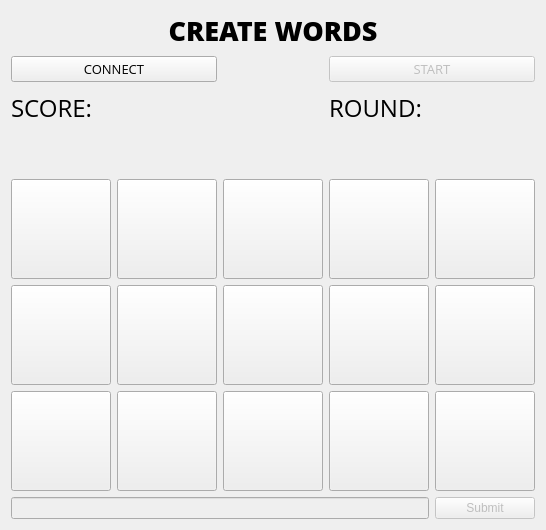
<?xml version="1.0" encoding="UTF-8"?>
<ui version="4.0">
 <class>Window</class>
 <widget class="QWidget" name="Window">
  <property name="geometry">
   <rect>
    <x>0</x>
    <y>0</y>
    <width>536</width>
    <height>530</height>
   </rect>
  </property>
  <property name="windowTitle">
   <string>GAME</string>
  </property>
  <layout class="QGridLayout" name="gridLayout">
   <item row="3" column="3">
    <widget class="QLabel" name="label_2">
     <property name="font">
      <font>
       <family>Open Sans</family>
       <pointsize>18</pointsize>
      </font>
     </property>
     <property name="text">
      <string>ROUND:</string>
     </property>
    </widget>
   </item>
   <item row="3" column="0">
    <widget class="QLabel" name="label">
     <property name="minimumSize">
      <size>
       <width>0</width>
       <height>30</height>
      </size>
     </property>
     <property name="font">
      <font>
       <family>Open Sans</family>
       <pointsize>18</pointsize>
      </font>
     </property>
     <property name="text">
      <string>SCORE:</string>
     </property>
    </widget>
   </item>
   <item row="9" column="1">
    <widget class="QPushButton" name="pushButton_2">
     <property name="minimumSize">
      <size>
       <width>100</width>
       <height>100</height>
      </size>
     </property>
     <property name="font">
      <font>
       <family>Noto Naskh Arabic</family>
       <pointsize>26</pointsize>
       <weight>75</weight>
       <bold>true</bold>
      </font>
     </property>
     <property name="text">
      <string/>
     </property>
    </widget>
   </item>
   <item row="7" column="4">
    <widget class="QPushButton" name="pushButton_12">
     <property name="minimumSize">
      <size>
       <width>100</width>
       <height>100</height>
      </size>
     </property>
     <property name="font">
      <font>
       <family>Noto Naskh Arabic</family>
       <pointsize>26</pointsize>
       <weight>75</weight>
       <bold>true</bold>
      </font>
     </property>
     <property name="text">
      <string/>
     </property>
    </widget>
   </item>
   <item row="7" column="0">
    <widget class="QPushButton" name="pushButton_0">
     <property name="minimumSize">
      <size>
       <width>100</width>
       <height>100</height>
      </size>
     </property>
     <property name="font">
      <font>
       <family>Noto Naskh Arabic</family>
       <pointsize>26</pointsize>
       <weight>75</weight>
       <bold>true</bold>
      </font>
     </property>
     <property name="text">
      <string/>
     </property>
    </widget>
   </item>
   <item row="8" column="3">
    <widget class="QPushButton" name="pushButton_9">
     <property name="minimumSize">
      <size>
       <width>100</width>
       <height>100</height>
      </size>
     </property>
     <property name="font">
      <font>
       <family>Noto Naskh Arabic</family>
       <pointsize>26</pointsize>
       <weight>75</weight>
       <bold>true</bold>
      </font>
     </property>
     <property name="text">
      <string/>
     </property>
    </widget>
   </item>
   <item row="10" column="4">
    <widget class="QPushButton" name="sendButton">
     <property name="enabled">
      <bool>false</bool>
     </property>
     <property name="text">
      <string>Submit</string>
     </property>
     <property name="default">
      <bool>true</bool>
     </property>
    </widget>
   </item>
   <item row="8" column="4">
    <widget class="QPushButton" name="pushButton_3">
     <property name="minimumSize">
      <size>
       <width>100</width>
       <height>100</height>
      </size>
     </property>
     <property name="font">
      <font>
       <family>Noto Naskh Arabic</family>
       <pointsize>26</pointsize>
       <weight>75</weight>
       <bold>true</bold>
      </font>
     </property>
     <property name="text">
      <string/>
     </property>
    </widget>
   </item>
   <item row="8" column="0">
    <widget class="QPushButton" name="pushButton_6">
     <property name="minimumSize">
      <size>
       <width>100</width>
       <height>100</height>
      </size>
     </property>
     <property name="font">
      <font>
       <family>Noto Naskh Arabic</family>
       <pointsize>26</pointsize>
       <weight>75</weight>
       <bold>true</bold>
      </font>
     </property>
     <property name="text">
      <string/>
     </property>
    </widget>
   </item>
   <item row="8" column="2">
    <widget class="QPushButton" name="pushButton_1">
     <property name="minimumSize">
      <size>
       <width>100</width>
       <height>100</height>
      </size>
     </property>
     <property name="font">
      <font>
       <family>Noto Naskh Arabic</family>
       <pointsize>26</pointsize>
       <weight>75</weight>
       <bold>true</bold>
      </font>
     </property>
     <property name="text">
      <string/>
     </property>
    </widget>
   </item>
   <item row="8" column="1">
    <widget class="QPushButton" name="pushButton_7">
     <property name="minimumSize">
      <size>
       <width>100</width>
       <height>100</height>
      </size>
     </property>
     <property name="font">
      <font>
       <family>Noto Naskh Arabic</family>
       <pointsize>26</pointsize>
       <weight>75</weight>
       <bold>true</bold>
      </font>
     </property>
     <property name="text">
      <string/>
     </property>
    </widget>
   </item>
   <item row="7" column="2">
    <widget class="QPushButton" name="pushButton_10">
     <property name="minimumSize">
      <size>
       <width>100</width>
       <height>100</height>
      </size>
     </property>
     <property name="font">
      <font>
       <family>Noto Naskh Arabic</family>
       <pointsize>26</pointsize>
       <weight>75</weight>
       <bold>true</bold>
      </font>
     </property>
     <property name="text">
      <string/>
     </property>
    </widget>
   </item>
   <item row="9" column="2">
    <widget class="QPushButton" name="pushButton_13">
     <property name="minimumSize">
      <size>
       <width>100</width>
       <height>100</height>
      </size>
     </property>
     <property name="font">
      <font>
       <family>Noto Naskh Arabic</family>
       <pointsize>26</pointsize>
       <weight>75</weight>
       <bold>true</bold>
      </font>
     </property>
     <property name="text">
      <string/>
     </property>
    </widget>
   </item>
   <item row="7" column="1">
    <widget class="QPushButton" name="pushButton_5">
     <property name="minimumSize">
      <size>
       <width>100</width>
       <height>100</height>
      </size>
     </property>
     <property name="font">
      <font>
       <family>Noto Naskh Arabic</family>
       <pointsize>26</pointsize>
       <weight>75</weight>
       <bold>true</bold>
      </font>
     </property>
     <property name="text">
      <string/>
     </property>
    </widget>
   </item>
   <item row="9" column="4">
    <widget class="QPushButton" name="pushButton_8">
     <property name="minimumSize">
      <size>
       <width>100</width>
       <height>100</height>
      </size>
     </property>
     <property name="font">
      <font>
       <family>Noto Naskh Arabic</family>
       <pointsize>26</pointsize>
       <weight>75</weight>
       <bold>true</bold>
      </font>
     </property>
     <property name="text">
      <string/>
     </property>
    </widget>
   </item>
   <item row="9" column="3">
    <widget class="QPushButton" name="pushButton_14">
     <property name="minimumSize">
      <size>
       <width>100</width>
       <height>100</height>
      </size>
     </property>
     <property name="font">
      <font>
       <family>Noto Naskh Arabic</family>
       <pointsize>26</pointsize>
       <weight>75</weight>
       <bold>true</bold>
      </font>
     </property>
     <property name="text">
      <string/>
     </property>
    </widget>
   </item>
   <item row="0" column="1" colspan="3">
    <widget class="QLabel" name="title">
     <property name="font">
      <font>
       <family>Open Sans Extrabold</family>
       <pointsize>20</pointsize>
       <weight>75</weight>
       <bold>true</bold>
      </font>
     </property>
     <property name="text">
      <string>CREATE WORDS</string>
     </property>
     <property name="alignment">
      <set>Qt::AlignCenter</set>
     </property>
    </widget>
   </item>
   <item row="9" column="0">
    <widget class="QPushButton" name="pushButton_11">
     <property name="minimumSize">
      <size>
       <width>100</width>
       <height>100</height>
      </size>
     </property>
     <property name="font">
      <font>
       <family>Noto Naskh Arabic</family>
       <pointsize>26</pointsize>
       <weight>75</weight>
       <bold>true</bold>
      </font>
     </property>
     <property name="text">
      <string/>
     </property>
    </widget>
   </item>
   <item row="1" column="0" colspan="2">
    <widget class="QPushButton" name="connectButton">
     <property name="font">
      <font>
       <family>Open Sans</family>
       <pointsize>10</pointsize>
      </font>
     </property>
     <property name="text">
      <string>CONNECT</string>
     </property>
    </widget>
   </item>
   <item row="10" column="0" colspan="4">
    <widget class="QLineEdit" name="messageEdit">
     <property name="enabled">
      <bool>false</bool>
     </property>
    </widget>
   </item>
   <item row="7" column="3">
    <widget class="QPushButton" name="pushButton_4">
     <property name="minimumSize">
      <size>
       <width>100</width>
       <height>100</height>
      </size>
     </property>
     <property name="font">
      <font>
       <family>Noto Naskh Arabic</family>
       <pointsize>26</pointsize>
       <weight>75</weight>
       <bold>true</bold>
      </font>
     </property>
     <property name="text">
      <string/>
     </property>
    </widget>
   </item>
   <item row="4" column="0" colspan="5">
    <widget class="QLabel" name="result">
     <property name="minimumSize">
      <size>
       <width>0</width>
       <height>0</height>
      </size>
     </property>
     <property name="font">
      <font>
       <family>Open Sans</family>
       <pointsize>16</pointsize>
      </font>
     </property>
     <property name="text">
      <string/>
     </property>
    </widget>
   </item>
   <item row="3" column="1">
    <widget class="QLabel" name="points">
     <property name="font">
      <font>
       <family>Open Sans</family>
       <pointsize>18</pointsize>
      </font>
     </property>
     <property name="text">
      <string/>
     </property>
    </widget>
   </item>
   <item row="1" column="3" colspan="2">
    <widget class="QPushButton" name="startButton">
     <property name="enabled">
      <bool>false</bool>
     </property>
     <property name="font">
      <font>
       <family>Open Sans</family>
       <pointsize>10</pointsize>
      </font>
     </property>
     <property name="text">
      <string>START</string>
     </property>
    </widget>
   </item>
   <item row="3" column="4">
    <widget class="QLabel" name="round">
     <property name="font">
      <font>
       <family>Open Sans</family>
       <pointsize>18</pointsize>
      </font>
     </property>
     <property name="text">
      <string/>
     </property>
    </widget>
   </item>
  </layout>
 </widget>
 <resources/>
 <connections/>
</ui>
